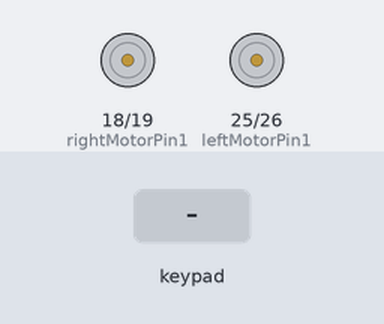
Recording of a sketch running on a simulated ESP32. On the bench: motor-driver pin pairs drawn as motors (green arrow = first pin HIGH = forward, orange = second pin HIGH = backward, longer = more drive, scaled by the enable pin). The inputs (shaded band) are chosen by the test bench.

Above: at 1.2 s.
1.3 s: key 'U' pressed
At 1.5 s:
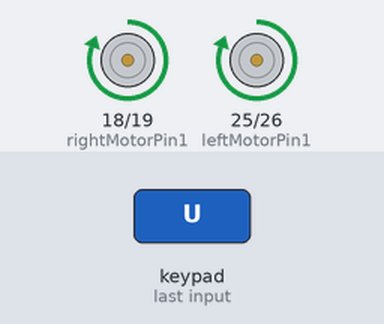
3.2 s: key 'D' pressed
At 3.4 s:
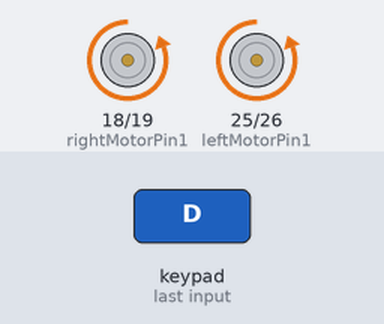
5.1 s: key 'L' pressed
At 5.3 s:
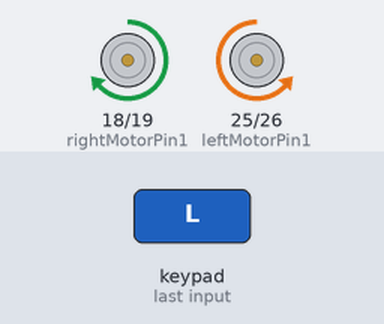
7.0 s: key 'R' pressed
At 7.2 s:
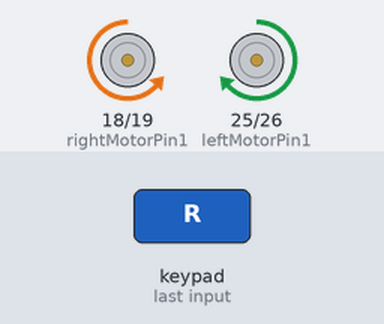
8.9 s: key 'U' pressed
At 9.8 s:
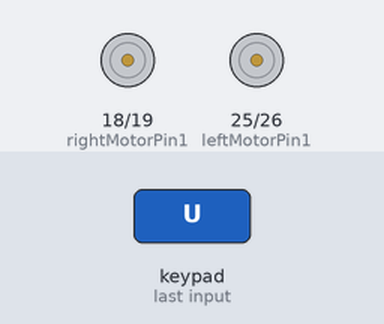
10.8 s: key 'D' pressed
At 11.0 s:
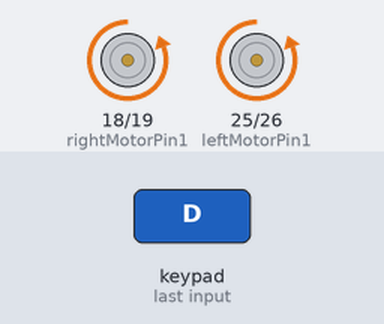
Timing chart, 0 to 13.7 s (numbered marks = the images above; inputs shaded):
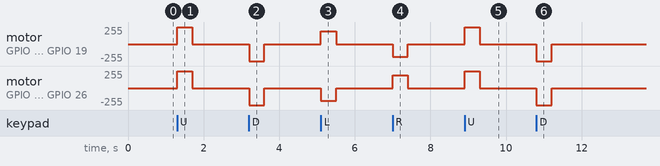

Measured:
- after the input at 1.3 s, motor on GPIO 18 (rightMotorPin1) / GPIO 19 (rightMotorPin2), motor on GPIO 25 (leftMotorPin1) / GPIO 26 (leftMotorPin2): stopped → forward 255/255 at once, → stopped 0.40 s later
- after the input at 3.2 s, motor on GPIO 18 (rightMotorPin1) / GPIO 19 (rightMotorPin2), motor on GPIO 25 (leftMotorPin1) / GPIO 26 (leftMotorPin2): stopped → backward 255/255 at once, → stopped 0.40 s later
- after the input at 5.1 s, motor on GPIO 18 (rightMotorPin1) / GPIO 19 (rightMotorPin2): stopped → forward 190/255 at once, → stopped 0.40 s later; motor on GPIO 25 (leftMotorPin1) / GPIO 26 (leftMotorPin2): stopped → backward 190/255 at once, → stopped 0.40 s later
- after the input at 7.0 s, motor on GPIO 18 (rightMotorPin1) / GPIO 19 (rightMotorPin2): stopped → backward 190/255 at once, → stopped 0.40 s later; motor on GPIO 25 (leftMotorPin1) / GPIO 26 (leftMotorPin2): stopped → forward 190/255 at once, → stopped 0.40 s later
- after the input at 8.9 s, motor on GPIO 18 (rightMotorPin1) / GPIO 19 (rightMotorPin2), motor on GPIO 25 (leftMotorPin1) / GPIO 26 (leftMotorPin2): stopped → forward 255/255 at once, → stopped 0.40 s later
- after the input at 10.8 s, motor on GPIO 18 (rightMotorPin1) / GPIO 19 (rightMotorPin2), motor on GPIO 25 (leftMotorPin1) / GPIO 26 (leftMotorPin2): stopped → backward 255/255 at once, → stopped 0.40 s later

The sketch:

HannahCar.ino
```cpp
#include <Arduino.h>
#define CUSTOM_SETTINGS
#define INCLUDE_GAMEPAD_MODULE
#include <DabbleESP32.h>

//Right motor
int enableRightMotor=23;
int rightMotorPin1=18;
int rightMotorPin2=19;
//Left motor
int enableLeftMotor=22;
int leftMotorPin1=25;
int leftMotorPin2=26;

#define MAX_MOTOR_SPEED 255

const int PWMFreq = 1000; /* 1 KHz */
const int PWMResolution = 8;
const int rightMotorPWMSpeedChannel = 4;
const int leftMotorPWMSpeedChannel = 5;

void rotateMotor(int rightMotorSpeed, int leftMotorSpeed)
{
  if (rightMotorSpeed < 0)
  {
    digitalWrite(rightMotorPin1,LOW);
    digitalWrite(rightMotorPin2,HIGH);
  }
  else if (rightMotorSpeed > 0)
  {
    digitalWrite(rightMotorPin1,HIGH);
    digitalWrite(rightMotorPin2,LOW);
  }
  else
  {
    digitalWrite(rightMotorPin1,LOW);
    digitalWrite(rightMotorPin2,LOW);
  }

  if (leftMotorSpeed < 0)
  {
    digitalWrite(leftMotorPin1,LOW);
    digitalWrite(leftMotorPin2,HIGH);
  }
  else if (leftMotorSpeed > 0)
  {
    digitalWrite(leftMotorPin1,HIGH);
    digitalWrite(leftMotorPin2,LOW);
  }
  else
  {
    digitalWrite(leftMotorPin1,LOW);
    digitalWrite(leftMotorPin2,LOW);
  }

  ledcWrite(rightMotorPWMSpeedChannel, abs(rightMotorSpeed));
  ledcWrite(leftMotorPWMSpeedChannel, abs(leftMotorSpeed));
}

void setUpPinModes()
{
  pinMode(enableRightMotor,OUTPUT);
  pinMode(rightMotorPin1,OUTPUT);
  pinMode(rightMotorPin2,OUTPUT);

  pinMode(enableLeftMotor,OUTPUT);
  pinMode(leftMotorPin1,OUTPUT);
  pinMode(leftMotorPin2,OUTPUT);

  //Set up PWM for speed
  ledcSetup(rightMotorPWMSpeedChannel, PWMFreq, PWMResolution);
  ledcSetup(leftMotorPWMSpeedChannel, PWMFreq, PWMResolution);
  ledcAttachPin(enableRightMotor, rightMotorPWMSpeedChannel);
  ledcAttachPin(enableLeftMotor, leftMotorPWMSpeedChannel);

  rotateMotor(0,0);
}

void setup()
{
  setUpPinModes();
  Dabble.begin("HannahCar");
}

void loop()
{
  int rightMotorSpeed=0;
  int leftMotorSpeed=0;
  Dabble.processInput();
  if (GamePad.isUpPressed())
  {
    rightMotorSpeed = MAX_MOTOR_SPEED;
    leftMotorSpeed = MAX_MOTOR_SPEED;
  }

  if (GamePad.isDownPressed())
  {
    rightMotorSpeed = -MAX_MOTOR_SPEED;
    leftMotorSpeed = -MAX_MOTOR_SPEED;
  }

  if (GamePad.isLeftPressed())
  {
    rightMotorSpeed = MAX_MOTOR_SPEED*0.75;
    leftMotorSpeed = -MAX_MOTOR_SPEED*0.75;
  }

  if (GamePad.isRightPressed())
  {
    rightMotorSpeed = -MAX_MOTOR_SPEED*0.75;
    leftMotorSpeed = MAX_MOTOR_SPEED*0.75;
  }

  rotateMotor(rightMotorSpeed, leftMotorSpeed);
}
```
